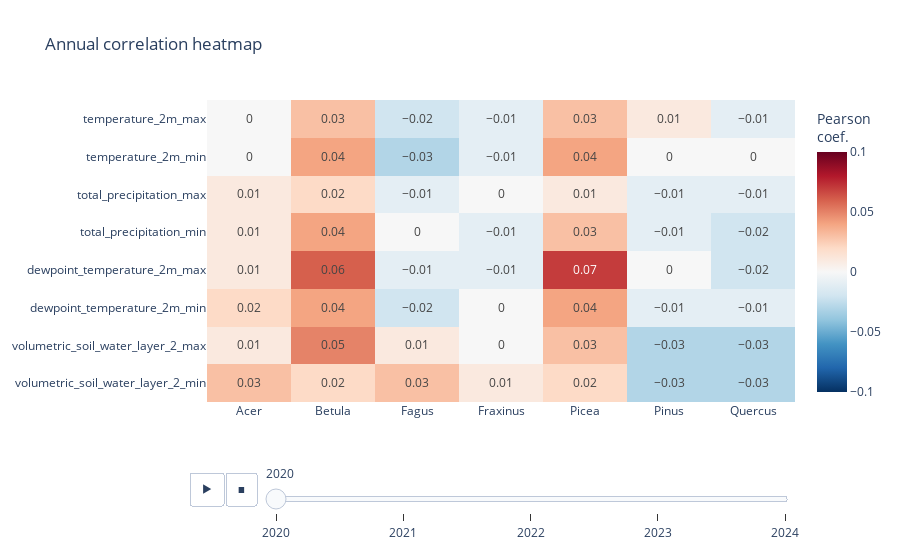

Write notebook code for a chart like this one.
### Code cell
zmax = max([c.drop('year', axis=1).abs().max().max() for c in corrs])
fig = px.imshow(
    np.array([c.drop('year', axis=1) for c in corrs]),
    animation_frame=0,
    labels=dict(color='Pearson<br>coef.'),
    x=corrs[0].drop('year', axis=1).columns,
    y=corrs[0].drop('year', axis=1).index,
    title='Annual correlation heatmap',
    color_continuous_scale='RdBu_r',
    text_auto=True, aspect='auto', 
    zmin=-zmax, 
    zmax=zmax, 
    height=500
)
fig.layout.sliders[0]['currentvalue']['prefix'] = ''
for year, step in zip(eval_years, fig.layout.sliders[0].steps):
    step.label = str(year)

# fig.write_image(figures_dir.joinpath('climate_genus_corr.pdf'))
fig

### Figure 1 — Plotly figure (JSON) as saved in the notebook; plotly's stock layout.template omitted (floating-point values rounded to 4 significant figures)
{"data": [{"coloraxis": "coloraxis", "hovertemplate": "x: %{x}<br>y: %{y}<br>Pearson<br>coef.: %{z}<extra></extra>", "name": "0", "texttemplate": "%{z}", "type": "heatmap", "x": ["Acer", "Betula", "Fagus", "Fraxinus", "Picea", "Pinus", "Quercus"], "xaxis": "x", "y": ["temperature_2m_max", "temperature_2m_min", "total_precipitation_max", "total_precipitation_min", "dewpoint_temperature_2m_max", "dewpoint_temperature_2m_min", "volumetric_soil_water_layer_2_max", "volumetric_soil_water_layer_2_min"], "yaxis": "y", "z": [[0, 0.03, -0.02, -0.01, 0.03, 0.01, -0.01], [0, 0.04, -0.03, -0.01, 0.04, 0, 0], [0.01, 0.02, -0.01, 0, 0.01, -0.01, -0.01], [0.01, 0.04, 0, -0.01, 0.03, -0.01, -0.02], [0.01, 0.06, -0.01, -0.01, 0.07, 0, -0.02], [0.02, 0.04, -0.02, 0, 0.04, -0.01, -0.01], [0.01, 0.05, 0.01, 0, 0.03, -0.03, -0.03], [0.03, 0.02, 0.03, 0.01, 0.02, -0.03, -0.03]]}], "layout": {"autosize": true, "coloraxis": {"cmax": 0.1, "cmin": -0.1, "colorbar": {"title": {"text": "Pearson<br>coef."}}, "colorscale": [[0, "rgb(5,48,97)"], [0.1, "rgb(33,102,172)"], [0.2, "rgb(67,147,195)"], [0.3, "rgb(146,197,222)"], [0.4, "rgb(209,229,240)"], [0.5, "rgb(247,247,247)"], [0.6, "rgb(253,219,199)"], [0.7, "rgb(244,165,130)"], [0.8, "rgb(214,96,77)"], [0.9, "rgb(178,24,43)"], [1, "rgb(103,0,31)"]]}, "sliders": [{"active": 0, "currentvalue": {"prefix": ""}, "len": 0.9, "pad": {"b": 10, "t": 60}, "steps": [{"args": [["0"], {"frame": {"duration": 0, "redraw": true}, "fromcurrent": true, "mode": "immediate", "transition": {"duration": 0, "easing": "linear"}}], "label": "2020", "method": "animate"}, {"args": [["1"], {"frame": {"duration": 0, "redraw": true}, "fromcurrent": true, "mode": "immediate", "transition": {"duration": 0, "easing": "linear"}}], "label": "2021", "method": "animate"}, {"args": [["2"], {"frame": {"duration": 0, "redraw": true}, "fromcurrent": true, "mode": "immediate", "transition": {"duration": 0, "easing": "linear"}}], "label": "2022", "method": "animate"}, {"args": [["3"], {"frame": {"duration": 0, "redraw": true}, "fromcurrent": true, "mode": "immediate", "transition": {"duration": 0, "easing": "linear"}}], "label": "2023", "method": "animate"}, {"args": [["4"], {"frame": {"duration": 0, "redraw": true}, "fromcurrent": true, "mode": "immediate", "transition": {"duration": 0, "easing": "linear"}}], "label": "2024", "method": "animate"}], "x": 0.1, "xanchor": "left", "y": 0, "yanchor": "top"}], "title": {"text": "Annual correlation heatmap"}, "updatemenus": [{"buttons": [{"args": [null, {"frame": {"duration": 500, "redraw": true}, "fromcurrent": true, "mode": "immediate", "transition": {"duration": 500, "easing": "linear"}}], "label": "&#9654;", "method": "animate"}, {"args": [[null], {"frame": {"duration": 0, "redraw": true}, "fromcurrent": true, "mode": "immediate", "transition": {"duration": 0, "easing": "linear"}}], "label": "&#9724;", "method": "animate"}], "direction": "left", "pad": {"r": 10, "t": 70}, "showactive": false, "type": "buttons", "x": 0.1, "xanchor": "right", "y": 0, "yanchor": "top"}], "xaxis": {"anchor": "y", "autorange": true, "domain": [0, 1], "range": [-0.5, 6.5], "type": "category"}, "yaxis": {"anchor": "x", "autorange": true, "domain": [0, 1], "range": [7.5, -0.5], "type": "category"}}}
